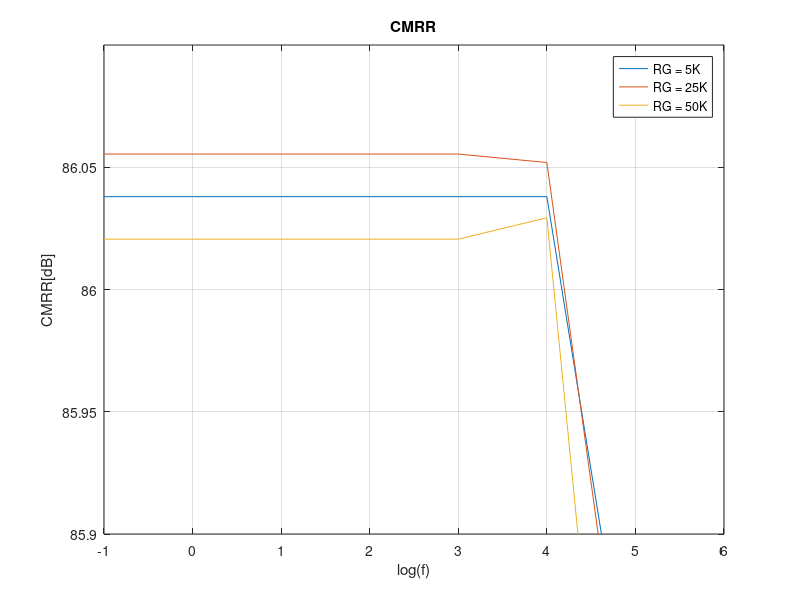

Recreate this plot in MATLAB.
clc
close all
clear

Ad5 = [10 10 10 10 10 10 10.39]
Ad25 = [50 50 50 50 50 49.98 47.13]
Ad50 = [100 100 100 100 100 99.3 63.13]

Acm5 = [499e-6 499e-6 499e-6 499e-6 499e-6 499e-6 532e-6]
Acm25 = [2.49e-3 2.49e-3 2.49e-3 2.49e-3 2.49e-3 2.49e-3 2.42e-3]
Acm50 = [5e-3 5e-3 5e-3 5e-3 5e-3 4.96e-3 3.29e-3]

f = [0.1 1 10 100 1e3 10e3 100e3]

CMRR5 = 20 * log10(Ad5 ./ Acm5)
CMRR25 = 20* log10(Ad25 ./ Acm25)
CMRR50 = 20*log10(Ad50 ./ Acm50)

figure(1)
plot(log10(f), CMRR5);
grid;
title('CMRR');
xlabel('log(f)');
ylabel('CMRR[dB]');
axis([-1 6 85.9 86.1]);
hold on
plot(log10(f), CMRR25);
plot(log10(f), CMRR50);
legend('RG = 5K', 'RG = 25K', 'RG = 50K');
